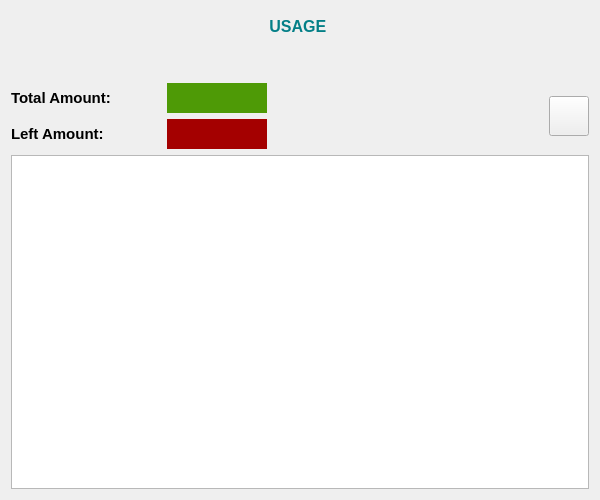
<?xml version="1.0" encoding="UTF-8"?>
<ui version="4.0">
 <class>Commodity::Usage::Dialog</class>
 <widget class="QDialog" name="Commodity::Usage::Dialog">
  <property name="geometry">
   <rect>
    <x>0</x>
    <y>0</y>
    <width>600</width>
    <height>500</height>
   </rect>
  </property>
  <property name="minimumSize">
   <size>
    <width>600</width>
    <height>300</height>
   </size>
  </property>
  <property name="font">
   <font>
    <family>Tahoma</family>
   </font>
  </property>
  <property name="windowTitle">
   <string>Commodity Usage</string>
  </property>
  <property name="windowIcon">
   <iconset resource="../../../../../image.qrc">
    <normaloff>:/Image/comm1.png</normaloff>:/Image/comm1.png</iconset>
  </property>
  <layout class="QVBoxLayout" name="verticalLayout_2">
   <item>
    <widget class="QLabel" name="commLbl_2">
     <property name="minimumSize">
      <size>
       <width>0</width>
       <height>30</height>
      </size>
     </property>
     <property name="maximumSize">
      <size>
       <width>16777215</width>
       <height>30</height>
      </size>
     </property>
     <property name="font">
      <font>
       <family>Tahoma</family>
       <pointsize>12</pointsize>
       <weight>75</weight>
       <bold>true</bold>
      </font>
     </property>
     <property name="styleSheet">
      <string notr="true">color: rgb(4, 127, 135);</string>
     </property>
     <property name="text">
      <string>USAGE </string>
     </property>
     <property name="alignment">
      <set>Qt::AlignCenter</set>
     </property>
    </widget>
   </item>
   <item>
    <widget class="QLabel" name="commLbl">
     <property name="minimumSize">
      <size>
       <width>0</width>
       <height>30</height>
      </size>
     </property>
     <property name="maximumSize">
      <size>
       <width>16777215</width>
       <height>30</height>
      </size>
     </property>
     <property name="font">
      <font>
       <family>Tahoma</family>
       <pointsize>12</pointsize>
       <weight>75</weight>
       <bold>true</bold>
      </font>
     </property>
     <property name="styleSheet">
      <string notr="true">color: rgb(92, 53, 102);</string>
     </property>
     <property name="text">
      <string/>
     </property>
     <property name="alignment">
      <set>Qt::AlignCenter</set>
     </property>
    </widget>
   </item>
   <item>
    <layout class="QHBoxLayout" name="horizontalLayout">
     <item>
      <layout class="QVBoxLayout" name="verticalLayout">
       <item>
        <layout class="QHBoxLayout" name="horizontalLayout_2">
         <item>
          <widget class="QLabel" name="label">
           <property name="minimumSize">
            <size>
             <width>150</width>
             <height>30</height>
            </size>
           </property>
           <property name="maximumSize">
            <size>
             <width>150</width>
             <height>30</height>
            </size>
           </property>
           <property name="font">
            <font>
             <pointsize>11</pointsize>
             <weight>75</weight>
             <bold>true</bold>
            </font>
           </property>
           <property name="text">
            <string>Total Amount:</string>
           </property>
           <property name="alignment">
            <set>Qt::AlignLeading|Qt::AlignLeft|Qt::AlignVCenter</set>
           </property>
          </widget>
         </item>
         <item>
          <widget class="QLabel" name="totalLbl">
           <property name="minimumSize">
            <size>
             <width>100</width>
             <height>30</height>
            </size>
           </property>
           <property name="maximumSize">
            <size>
             <width>100</width>
             <height>30</height>
            </size>
           </property>
           <property name="font">
            <font>
             <family>Tahoma</family>
             <pointsize>12</pointsize>
             <weight>75</weight>
             <bold>true</bold>
            </font>
           </property>
           <property name="styleSheet">
            <string notr="true">background-color: rgb(78, 154, 6);
color: rgb(255, 255, 255);
border-left-color: rgb(237, 212, 0);</string>
           </property>
           <property name="text">
            <string/>
           </property>
           <property name="alignment">
            <set>Qt::AlignCenter</set>
           </property>
          </widget>
         </item>
         <item>
          <spacer name="horizontalSpacer_2">
           <property name="orientation">
            <enum>Qt::Horizontal</enum>
           </property>
           <property name="sizeHint" stdset="0">
            <size>
             <width>40</width>
             <height>20</height>
            </size>
           </property>
          </spacer>
         </item>
        </layout>
       </item>
       <item>
        <layout class="QHBoxLayout" name="horizontalLayout_3">
         <item>
          <widget class="QLabel" name="label_2">
           <property name="minimumSize">
            <size>
             <width>150</width>
             <height>30</height>
            </size>
           </property>
           <property name="maximumSize">
            <size>
             <width>150</width>
             <height>30</height>
            </size>
           </property>
           <property name="font">
            <font>
             <pointsize>11</pointsize>
             <weight>75</weight>
             <bold>true</bold>
            </font>
           </property>
           <property name="text">
            <string>Left Amount:</string>
           </property>
           <property name="alignment">
            <set>Qt::AlignLeading|Qt::AlignLeft|Qt::AlignVCenter</set>
           </property>
          </widget>
         </item>
         <item>
          <widget class="QLabel" name="leftLbl">
           <property name="minimumSize">
            <size>
             <width>100</width>
             <height>30</height>
            </size>
           </property>
           <property name="maximumSize">
            <size>
             <width>100</width>
             <height>30</height>
            </size>
           </property>
           <property name="font">
            <font>
             <family>Tahoma</family>
             <pointsize>12</pointsize>
             <weight>75</weight>
             <bold>true</bold>
            </font>
           </property>
           <property name="styleSheet">
            <string notr="true">color: rgb(255, 255, 255);
background-color: rgb(164, 0, 0);
border-left-color: rgb(237, 212, 0);</string>
           </property>
           <property name="text">
            <string/>
           </property>
           <property name="alignment">
            <set>Qt::AlignCenter</set>
           </property>
          </widget>
         </item>
         <item>
          <spacer name="horizontalSpacer_3">
           <property name="orientation">
            <enum>Qt::Horizontal</enum>
           </property>
           <property name="sizeHint" stdset="0">
            <size>
             <width>40</width>
             <height>20</height>
            </size>
           </property>
          </spacer>
         </item>
        </layout>
       </item>
      </layout>
     </item>
     <item>
      <spacer name="horizontalSpacer">
       <property name="orientation">
        <enum>Qt::Horizontal</enum>
       </property>
       <property name="sizeHint" stdset="0">
        <size>
         <width>40</width>
         <height>20</height>
        </size>
       </property>
      </spacer>
     </item>
     <item>
      <widget class="QPushButton" name="okBtn">
       <property name="minimumSize">
        <size>
         <width>40</width>
         <height>40</height>
        </size>
       </property>
       <property name="maximumSize">
        <size>
         <width>40</width>
         <height>40</height>
        </size>
       </property>
       <property name="text">
        <string/>
       </property>
       <property name="icon">
        <iconset resource="../../../../../image.qrc">
         <normaloff>:/Image/add.png</normaloff>:/Image/add.png</iconset>
       </property>
       <property name="autoDefault">
        <bool>false</bool>
       </property>
      </widget>
     </item>
    </layout>
   </item>
   <item>
    <widget class="QTableView" name="TV">
     <property name="minimumSize">
      <size>
       <width>200</width>
       <height>200</height>
      </size>
     </property>
     <property name="font">
      <font>
       <family>Tahoma</family>
       <pointsize>11</pointsize>
      </font>
     </property>
     <property name="layoutDirection">
      <enum>Qt::RightToLeft</enum>
     </property>
     <property name="verticalScrollBarPolicy">
      <enum>Qt::ScrollBarAlwaysOff</enum>
     </property>
     <property name="editTriggers">
      <set>QAbstractItemView::NoEditTriggers</set>
     </property>
     <property name="selectionMode">
      <enum>QAbstractItemView::SingleSelection</enum>
     </property>
     <property name="selectionBehavior">
      <enum>QAbstractItemView::SelectRows</enum>
     </property>
    </widget>
   </item>
  </layout>
  <action name="actionEdit_Commodity_Usage">
   <property name="icon">
    <iconset resource="../../../../../image.qrc">
     <normaloff>:/Image/edit.png</normaloff>:/Image/edit.png</iconset>
   </property>
   <property name="text">
    <string>Edit Commodity Usage</string>
   </property>
  </action>
  <action name="actionRemove_Commodity_Usage">
   <property name="icon">
    <iconset resource="../../../../../image.qrc">
     <normaloff>:/Image/remove.png</normaloff>:/Image/remove.png</iconset>
   </property>
   <property name="text">
    <string>Remove Commodity Usage</string>
   </property>
  </action>
 </widget>
 <resources>
  <include location="../../../../../image.qrc"/>
 </resources>
 <connections/>
</ui>
